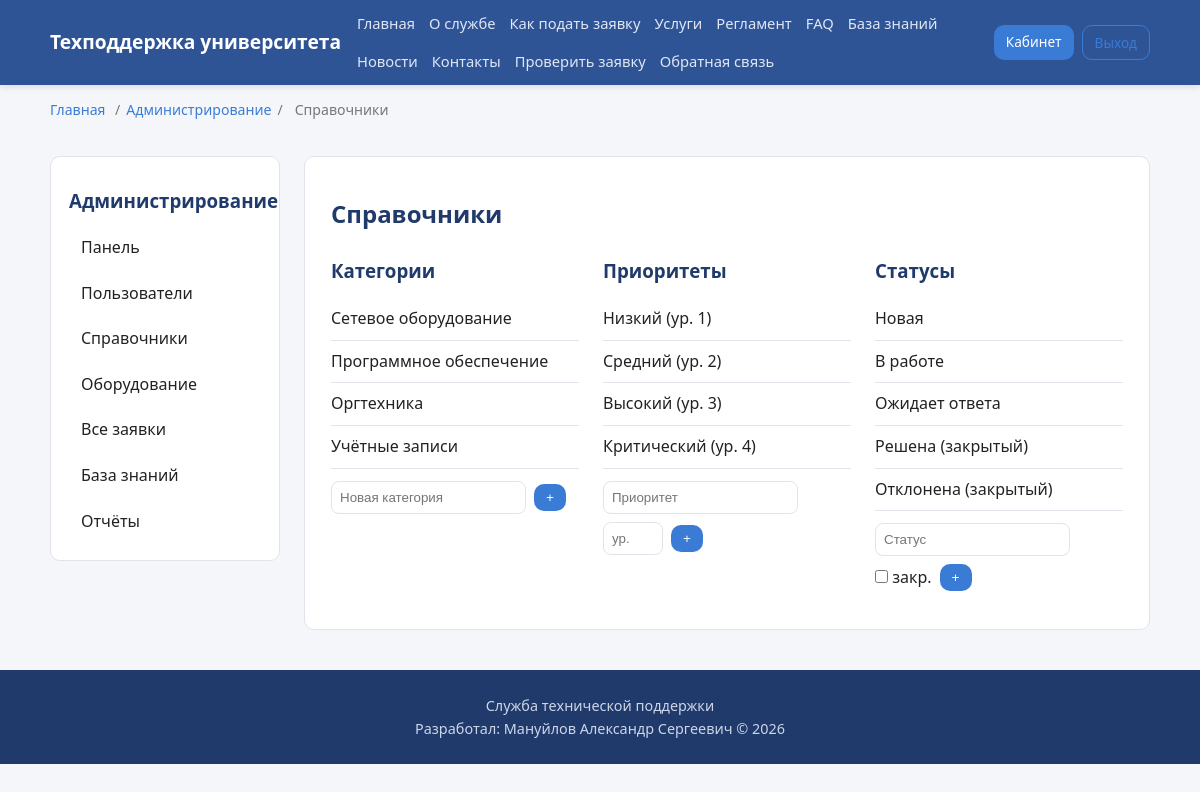
Screenshot of /admin/dictionaries (signed in) with the database file from the repository.
### app/models.py (models this page shows, shortened)
class Category(db.Model):
    __tablename__ = "categories"
    id = db.Column(db.Integer, primary_key=True)
    name = db.Column(db.String(100), nullable=False)
    description = db.Column(db.String(255))
    tickets = db.relationship("Ticket", back_populates="category")
    articles = db.relationship("KnowledgeArticle", back_populates="category")

class Priority(db.Model):
    __tablename__ = "priorities"
    id = db.Column(db.Integer, primary_key=True)
    name = db.Column(db.String(50), nullable=False)
    level = db.Column(db.Integer, default=0)  # чем выше, тем приоритетнее
    description = db.Column(db.String(255))
    tickets = db.relationship("Ticket", back_populates="priority")

class Status(db.Model):
    __tablename__ = "statuses"
    id = db.Column(db.Integer, primary_key=True)
    name = db.Column(db.String(50), nullable=False)
    is_closed = db.Column(db.Boolean, default=False)
    description = db.Column(db.String(255))
    tickets = db.relationship("Ticket", back_populates="status")

### app/admin.py (the view, shortened to what this page needs)
@admin_bp.route("/dictionaries", methods=["GET", "POST"])
@login_required
@admin_required
def dictionaries():
    return render_template("admin/dictionaries.html",
                           categories=Category.query.all(),
                           priorities=Priority.query.order_by(Priority.level).all(),
                           statuses=Status.query.all())

### app/models.py (called while the page is built)
@login_manager.user_loader
def load_user(user_id):
    return db.session.get(User, int(user_id))

### app/templates/admin/dictionaries.html (shortened to what this page needs)
{% extends "base.html" %}
{% block crumbs %}<span>/</span><a href="{{ url_for('admin.dashboard') }}">Администрирование</a><span>/</span><span>Справочники</span>{% endblock %}
{% block content %}
<div class="layout">
    {% include "admin/_sidebar.html" %}
    <section class="content">
        <h1>Справочники</h1>
        <div class="dict-grid">
            <div>
                <h3>Категории</h3>
                <ul class="list">{% for c in categories %}<li>{{ c.name }}</li>{% endfor %}</ul>
                <form method="post" class="form-inline"><input type="hidden" name="kind" value="category"><input type="text" name="name" placeholder="Новая категория" required><button class="btn btn-small">+</button></form>
            </div>
            <div>
                <h3>Приоритеты</h3>
                <ul class="list">{% for p in priorities %}<li>{{ p.name }} (ур. {{ p.level }})</li>{% endfor %}</ul>
                <form method="post" class="form-inline"><input type="hidden" name="kind" value="priority"><input type="text" name="name" placeholder="Приоритет" required><input type="number" name="level" placeholder="ур." style="width:60px"><button class="btn btn-small">+</button></form>
            </div>
            <div>
                <h3>Статусы</h3>
                <ul class="list">{% for s in statuses %}<li>{{ s.name }}{% if s.is_closed %} (закрытый){% endif %}</li>{% endfor %}</ul>
                <form method="post" class="form-inline"><input type="hidden" name="kind" value="status"><input type="text" name="name" placeholder="Статус" required><label class="checkbox"><input type="checkbox" name="is_closed"> закр.</label><button class="btn btn-small">+</button></form>
            </div>
        </div>
    </section>
</div>
{% endblock %}

### app/static/css/style.css (style rules this page uses)
:root { --primary:#2f5496; --primary-dark:#1f3a6b; --accent:#3a7bd5; --bg:#f4f6fa; --surface:#ffffff; --text:#222; --muted:#777; --border:#e0e4ea; --success:#1f8a4c; --error:#c0392b; --radius:10px; }
* { box-sizing:border-box;margin:0;padding:0 }
body { font-family:'Segoe UI',Tahoma,sans-serif;background:var(--bg);color:var(--text);line-height:1.6 }
a { color:var(--accent);text-decoration:none }
h1 { margin:.5em 0;color:var(--primary-dark) }
h2,h3 { margin:.6em 0;color:var(--primary-dark) }
.btn { display:inline-block;background:var(--accent);color:#fff;padding:10px 18px;border:none;border-radius:var(--radius);cursor:pointer;font-size:.95rem;transition:background .2s }
.btn-small { padding:6px 12px;font-size:.85rem }
.breadcrumbs span { margin:0 6px }
.layout { display:grid;grid-template-columns:230px 1fr;gap:24px;margin:20px 0 }
.content { background:var(--surface);border:1px solid var(--border);border-radius:var(--radius);padding:26px;min-width:0 }
.form-inline { display:flex;gap:8px;flex-wrap:wrap;align-items:center;margin:12px 0 }
.form-inline input,.form-inline select { padding:8px;border:1px solid var(--border);border-radius:8px }
.list { list-style:none;margin:12px 0 }
.list li { padding:8px 0;border-bottom:1px solid var(--border) }
.dict-grid { display:grid;grid-template-columns:repeat(auto-fit,minmax(220px,1fr));gap:24px }

### rows the page displays
Category: name "Сетевое оборудование"
Category: name "Программное обеспечение"
Category: name "Оргтехника"
Category: name "Учётные записи"
Priority: name "Низкий", level "1"
Priority: name "Средний", level "2"
Priority: name "Высокий", level "3"
Priority: name "Критический", level "4"
Status: name "Новая"
Status: name "В работе"
Status: name "Ожидает ответа"
Status: name "Решена", is_closed "(закрытый)"
Status: name "Отклонена", is_closed "(закрытый)"
